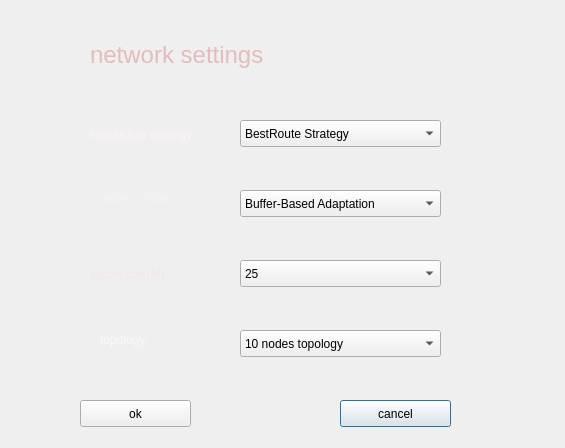
<?xml version="1.0" encoding="UTF-8"?>
<ui version="4.0">
 <class>internetDialog</class>
 <widget class="QDialog" name="internetDialog">
  <property name="geometry">
   <rect>
    <x>0</x>
    <y>0</y>
    <width>565</width>
    <height>448</height>
   </rect>
  </property>
  <property name="windowTitle">
   <string> network settings</string>
  </property>
  <widget class="QLabel" name="label_2">
   <property name="geometry">
    <rect>
     <x>90</x>
     <y>190</y>
     <width>141</width>
     <height>17</height>
    </rect>
   </property>
   <property name="text">
    <string>&lt;html&gt;&lt;head/&gt;&lt;body&gt;&lt;p&gt;&lt;span style=&quot; color:#f7f0f0;&quot;&gt;adaptive strategy:&lt;/span&gt;&lt;/p&gt;&lt;/body&gt;&lt;/html&gt;</string>
   </property>
  </widget>
  <widget class="QComboBox" name="comboBox_2">
   <property name="geometry">
    <rect>
     <x>240</x>
     <y>190</y>
     <width>201</width>
     <height>27</height>
    </rect>
   </property>
   <item>
    <property name="text">
     <string>Buffer-Based Adaptation</string>
    </property>
   </item>
   <item>
    <property name="text">
     <string>Buffer-Based AdaptationLogicAggressive</string>
    </property>
   </item>
   <item>
    <property name="text">
     <string>Buffer-Based AdaptationLogicNormal</string>
    </property>
   </item>
   <item>
    <property name="text">
     <string>No AdaptationLogic</string>
    </property>
   </item>
   <item>
    <property name="text">
     <string>AlwaysLowest AdaptationLogic</string>
    </property>
   </item>
   <item>
    <property name="text">
     <string>Rate-Based AdaptaptionLogic</string>
    </property>
   </item>
  </widget>
  <widget class="QPushButton" name="pushButton_2">
   <property name="geometry">
    <rect>
     <x>340</x>
     <y>400</y>
     <width>111</width>
     <height>27</height>
    </rect>
   </property>
   <property name="text">
    <string>cancel</string>
   </property>
  </widget>
  <widget class="QComboBox" name="comboBox_3">
   <property name="geometry">
    <rect>
     <x>240</x>
     <y>260</y>
     <width>201</width>
     <height>27</height>
    </rect>
   </property>
   <item>
    <property name="text">
     <string>25</string>
    </property>
   </item>
   <item>
    <property name="text">
     <string>50</string>
    </property>
   </item>
   <item>
    <property name="text">
     <string>100</string>
    </property>
   </item>
  </widget>
  <widget class="QLabel" name="label">
   <property name="geometry">
    <rect>
     <x>90</x>
     <y>120</y>
     <width>151</width>
     <height>31</height>
    </rect>
   </property>
   <property name="text">
    <string>&lt;html&gt;&lt;head/&gt;&lt;body&gt;&lt;p&gt;&lt;span style=&quot; color:#fcf2f2;&quot;&gt;forwarding strategy:&lt;/span&gt;&lt;/p&gt;&lt;/body&gt;&lt;/html&gt;</string>
   </property>
  </widget>
  <widget class="QLabel" name="label_3">
   <property name="geometry">
    <rect>
     <x>90</x>
     <y>260</y>
     <width>91</width>
     <height>31</height>
    </rect>
   </property>
   <property name="text">
    <string>&lt;html&gt;&lt;head/&gt;&lt;body&gt;&lt;p&gt;&lt;span style=&quot; color:#f5e5e5;&quot;&gt;cache size(M):&lt;/span&gt;&lt;/p&gt;&lt;/body&gt;&lt;/html&gt;</string>
   </property>
  </widget>
  <widget class="QLabel" name="label_4">
   <property name="geometry">
    <rect>
     <x>90</x>
     <y>40</y>
     <width>211</width>
     <height>31</height>
    </rect>
   </property>
   <property name="text">
    <string>&lt;!DOCTYPE HTML PUBLIC &quot;-//W3C//DTD HTML 4.0//EN&quot; &quot;http://www.w3.org/TR/REC-html40/strict.dtd&quot;&gt;
&lt;html&gt;&lt;head&gt;&lt;meta name=&quot;qrichtext&quot; content=&quot;1&quot; /&gt;&lt;style type=&quot;text/css&quot;&gt;
p, li { white-space: pre-wrap; }
&lt;/style&gt;&lt;/head&gt;&lt;body style=&quot; font-family:'Ubuntu'; font-size:11pt; font-weight:400; font-style:normal;&quot;&gt;
&lt;p style=&quot; margin-top:0px; margin-bottom:0px; margin-left:0px; margin-right:0px; -qt-block-indent:0; text-indent:0px;&quot;&gt;&lt;span style=&quot; font-size:18pt; color:#e5bbbb;&quot;&gt;network settings&lt;/span&gt;&lt;/p&gt;&lt;/body&gt;&lt;/html&gt;</string>
   </property>
  </widget>
  <widget class="QPushButton" name="pushButton">
   <property name="geometry">
    <rect>
     <x>80</x>
     <y>400</y>
     <width>111</width>
     <height>27</height>
    </rect>
   </property>
   <property name="text">
    <string>ok</string>
   </property>
  </widget>
  <widget class="QComboBox" name="comboBox">
   <property name="geometry">
    <rect>
     <x>240</x>
     <y>120</y>
     <width>201</width>
     <height>27</height>
    </rect>
   </property>
   <item>
    <property name="text">
     <string>BestRoute Strategy</string>
    </property>
   </item>
   <item>
    <property name="text">
     <string>NCC Strategy</string>
    </property>
   </item>
   <item>
    <property name="text">
     <string>Multicast Strategy</string>
    </property>
   </item>
   <item>
    <property name="text">
     <string>Client-control Strategy</string>
    </property>
   </item>
  </widget>
  <widget class="QLabel" name="label_5">
   <property name="geometry">
    <rect>
     <x>100</x>
     <y>330</y>
     <width>81</width>
     <height>21</height>
    </rect>
   </property>
   <property name="text">
    <string>&lt;html&gt;&lt;head/&gt;&lt;body&gt;&lt;p&gt;&lt;span style=&quot; color:#fdf6f6;&quot;&gt;topology:&lt;/span&gt;&lt;/p&gt;&lt;/body&gt;&lt;/html&gt;</string>
   </property>
  </widget>
  <widget class="QComboBox" name="comboBox_4">
   <property name="geometry">
    <rect>
     <x>240</x>
     <y>330</y>
     <width>201</width>
     <height>27</height>
    </rect>
   </property>
   <item>
    <property name="text">
     <string>10 nodes topology</string>
    </property>
   </item>
   <item>
    <property name="text">
     <string>50 nodes topology</string>
    </property>
   </item>
  </widget>
 </widget>
 <resources/>
 <connections/>
</ui>
